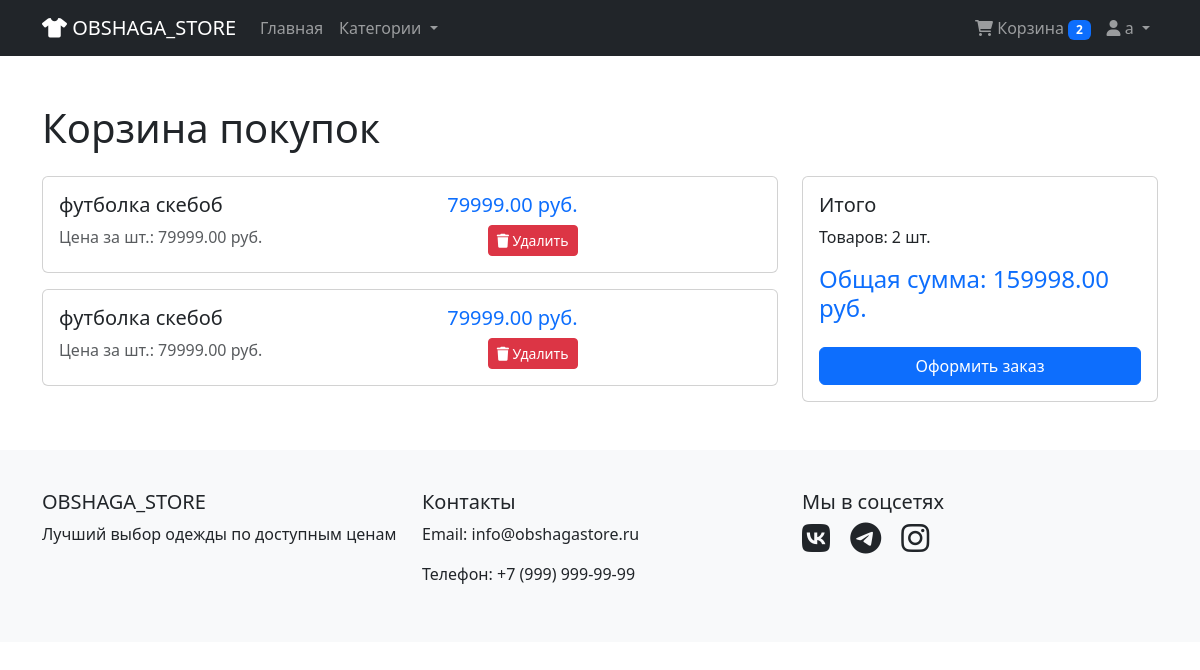
Screenshot of /cart (signed in) with the database file from the repository.
### data/users.py (models this page shows, shortened)
class User(SqlAlchemyBase, UserMixin, SerializerMixin):
    __tablename__ = 'users'
    id = sqlalchemy.Column(sqlalchemy.Integer,
                           primary_key=True, autoincrement=True)
    email = sqlalchemy.Column(sqlalchemy.String,
                              index=True, unique=True, nullable=True)
    hashed_password = sqlalchemy.Column(sqlalchemy.String, nullable=True)
    sity = sqlalchemy.Column(sqlalchemy.String, default='None', nullable=True)
    the_product_of_interest = sqlalchemy.Column(sqlalchemy.String, default='None', nullable=True)
    gender = sqlalchemy.Column(sqlalchemy.String, default='None', nullable=True)
    balance = sqlalchemy.Column(sqlalchemy.Integer, default=0, nullable=True)
    date_reg = sqlalchemy.Column(sqlalchemy.DateTime,
                                 default=datetime.datetime.now)
    user_invite = sqlalchemy.Column(sqlalchemy.Integer, default=0, nullable=True)
    is_invite = sqlalchemy.Column(sqlalchemy.Boolean, default=False, nullable=True)
    balance_friend = sqlalchemy.Column(sqlalchemy.Integer, default=0, nullable=True)
    all_balance_in = sqlalchemy.Column(sqlalchemy.Integer, default=0, nullable=True)
    all_balance_out = sqlalchemy.Column(sqlalchemy.Integer, default=0, nullable=True)
    is_bonus = sqlalchemy.Column(sqlalchemy.Boolean, default=False, nullable=True)
    is_admin = sqlalchemy.Column(sqlalchemy.Boolean, default=False, nullable=True)
    buy_list = orm.relationship("BuyItem", back_populates='user')
    want_buy_list = orm.relationship("WantBuyItem", back_populates='user')
    @property
    def username(self):
        return self.email.split('@')[0]  # Используем часть email до @ как username

### data/want_buy_item.py (models this page shows, shortened)
class WantBuyItem(SqlAlchemyBase, UserMixin, SerializerMixin):
    __tablename__ = 'want_buy_list'
    id = sqlalchemy.Column(sqlalchemy.Integer,
                           primary_key=True, autoincrement=True)
    id_original_item = sqlalchemy.Column(sqlalchemy.Integer, nullable=True)
    name = sqlalchemy.Column(sqlalchemy.String, nullable=True)
    price = sqlalchemy.Column(sqlalchemy.Integer, nullable=True)
    id_user = sqlalchemy.Column(sqlalchemy.Integer,
                                sqlalchemy.ForeignKey("users.id"))
    user = orm.relationship('User')

### app.py (the view)
@app.route('/cart')
@login_required
def cart():
    db_sess = db_session.create_session()
    cart_items = db_sess.query(WantBuyItem).filter(WantBuyItem.id_user == current_user.id).all()
    total_price = sum(item.price for item in cart_items)
    total_quantity = len(cart_items)
    return render_template('cart.html',
                           cart_items=cart_items,
                           total_price=total_price,
                           total_quantity=total_quantity)

### app.py (called while the page is built)
@login_manager.user_loader
def load_user(user_id):
    db_sess = db_session.create_session()
    return db_sess.query(User).get(user_id)

### data/db_session.py (called while the page is built)
def create_session() -> Session:
    global __factory
    return __factory()

### templates/cart.html (shortened to what this page needs)
{% extends "layout.html" %}
{% block content %}
<div class="container mt-5">
    <h1 class="mb-4">Корзина покупок</h1>
    {% if cart_items %}
    <div class="row">
        <div class="col-md-8">
            {% for item in cart_items %}
            <div class="card mb-3">
                <div class="row g-0">
                    <div class="col-md-6">
                        <div class="card-body">
                            <h5 class="card-title">{{ item.name }}</h5>
                            <p class="card-text text-muted">Цена за шт.: {{ "%.2f"|format(item.price) }} руб.</p>
                        </div>
                    </div>
                    <div class="col-md-3">
                        <div class="card-body text-end">
                            <h5 class="text-primary">{{ "%.2f"|format(item.price) }} руб.</h5>
                            <button class="btn btn-danger btn-sm remove-from-cart" data-item-id="{{ item.id }}">
                                <i class="fas fa-trash"></i> Удалить
                            </button>
                        </div>
                    </div>
                </div>
            </div>
            {% endfor %}
        </div>
        <div class="col-md-4">
            <div class="card">
                <div class="card-body">
                    <h5 class="card-title">Итого</h5>
                    <p class="card-text">Товаров: {{ total_quantity }} шт.</p>
                    <h4 class="text-primary">Общая сумма: {{ "%.2f"|format(total_price) }} руб.</h4>
                    <a href="buyitems" class="btn btn-primary w-100 mt-3">Оформить заказ</a>
                </div>
            </div>
        </div>
    </div>
    {% endif %}
</div>
{% endblock %}

### templates/layout.html (shortened to what this page needs)
<!DOCTYPE html>
<html lang="ru">
<head>
    <link href="https://cdn.jsdelivr.net/npm/bootstrap@5.3.0/dist/css/bootstrap.min.css" rel="stylesheet">
    <link href="https://cdnjs.cloudflare.com/ajax/libs/font-awesome/6.0.0/css/all.min.css" rel="stylesheet">
</head>
<body>
    <nav class="navbar navbar-expand-lg navbar-dark bg-dark">
        <div class="container">
            <a class="navbar-brand" href="{{ url_for('index') }}">
                <i class="fas fa-tshirt"></i> OBSHAGA_STORE
            </a>
            <div class="collapse navbar-collapse" id="navbarNav">
                <ul class="navbar-nav me-auto">
                    <li class="nav-item">
                        <a class="nav-link" href="{{ url_for('index') }}">Главная</a>
                    </li>
                    <li class="nav-item dropdown">
                        <a class="nav-link dropdown-toggle" href="#" role="button" data-bs-toggle="dropdown">
                            Категории
                        </a>
                    </li>
                </ul>
                <ul class="navbar-nav">
                    {% if current_user.is_authenticated %}
                    <li class="nav-item">
                        <a class="nav-link" href="{{ url_for('cart') }}">
                            <i class="fas fa-shopping-cart"></i> Корзина
                            <span class="badge bg-primary" id="cart-count">0</span>
                        </a>
                    </li>
                    <li class="nav-item dropdown">
                        <a class="nav-link dropdown-toggle" href="#" role="button" data-bs-toggle="dropdown">
                            <i class="fas fa-user"></i> {{ current_user.username }}
                        </a>
                    </li>
                    {% endif %}
                </ul>
            </div>
        </div>
    </nav>
    <main>
        {% block content %}{% endblock %}
    </main>
    <footer class="footer mt-5">
        <div class="container">
            <div class="row">
                <div class="col-md-4">
                    <h5>OBSHAGA_STORE</h5>
                    <p>Лучший выбор одежды по доступным ценам</p>
                </div>
                <div class="col-md-4">
                    <h5>Контакты</h5>
                    <p>Email: info@obshagastore.ru</p>
                    <p>Телефон: +7 (999) 999-99-99</p>
                </div>
                <div class="col-md-4">
                    <h5>Мы в соцсетях</h5>
                    <div class="social-links">
                        <a href="#" class="text-dark me-3"><i class="fab fa-vk fa-2x"></i></a>
                        <a href="#" class="text-dark me-3"><i class="fab fa-telegram fa-2x"></i></a>
                        <a href="#" class="text-dark"><i class="fab fa-instagram fa-2x"></i></a>
                    </div>
                </div>
            </div>
        </div>
    </footer>
</body>
</html>

### templates/layout.html (style rules this page uses)
.footer { background-color: #f8f9fa; padding: 40px 0; }

### rows the page displays
User: username "a"
WantBuyItem: name "футболка скебоб", price "79999.00"
WantBuyItem: name "футболка скебоб", price "79999.00"

### other values shown
{{ total_quantity }} "2"
{{ "%.2f"|format(total_price) }} "159998.00"
